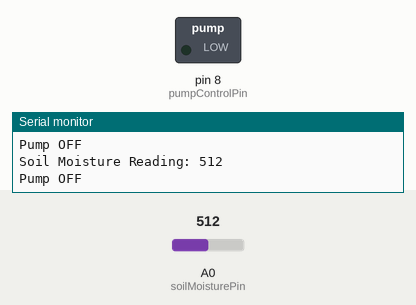
Recording of a sketch running on a simulated Arduino Uno, built with avr-gcc and run on an emulated ATmega328P. On the bench: switched loads named in the sketch (green lamp = pin HIGH), the last lines printed to the serial monitor. Inputs (shaded band) come from the test bench; at power-on: A0 (soilMoisturePin) = 512.

Above: at 1.8 s.
1.9 s: A0 (soilMoisturePin) set to 1011
3.4 s: A0 (soilMoisturePin) set to 1020
At 4.6 s:
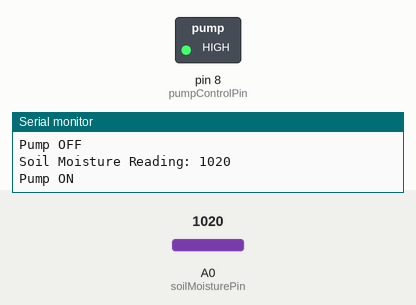
5.5 s: A0 (soilMoisturePin) set to 900
At 7.2 s:
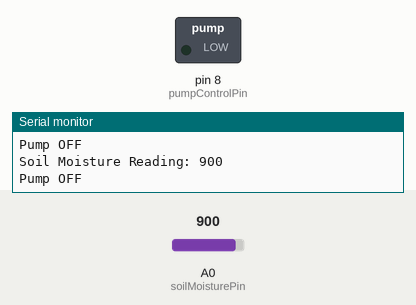
7.5 s: A0 (soilMoisturePin) set to 1023
At 8.9 s:
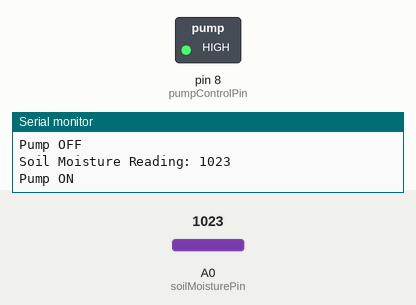
Timing chart, 0 to 10.5 s (numbered marks = the images above; inputs shaded):
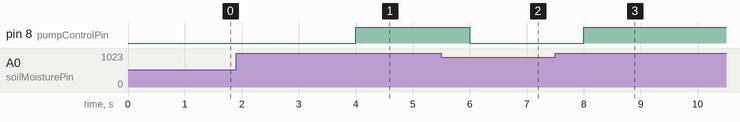

The sketch:

Soil_Moisture.ino
```cpp
// Pin Definitions
const int soilMoisturePin = A0; // Analog pin connected to sensor output
const int pumpControlPin = 8;   // Digital pin to control the MOSFET gate

// Moisture Threshold
// Lower values = drier soil. Tune this based on your sensor readings.
const int moistureThreshold = 1020;

void setup() {
  pinMode(pumpControlPin, OUTPUT); // Set pump control pin as output
  digitalWrite(pumpControlPin, LOW); // Make sure pump is off at start
  Serial.begin(9600); // Initialize serial monitor for debugging
}

void loop() {
  int moistureValue = analogRead(soilMoisturePin); // Read analog value from sensor

  // Print moisture value to Serial Monitor
  Serial.print("Soil Moisture Reading: ");
  Serial.println(moistureValue);

  // Compare with threshold
  if (moistureValue < moistureThreshold) {
    digitalWrite(pumpControlPin, LOW); // Soil is dry: turn ON pump
    Serial.println("Pump OFF");
  } else {
    digitalWrite(pumpControlPin, HIGH);  // Soil is wet: turn OFF pump
    Serial.println("Pump ON");
  }

  delay(1000); // Wait 1 second before next reading
}
```

Measured:
- the behaviour switches between 1019 and 1020 on A0 (soilMoisturePin) (found by bisection; images 0 and 1)
- after the input at 3.4 s, pin 8 (pumpControlPin): LOW → HIGH after 0.60 s
- after the input at 5.5 s, pin 8 (pumpControlPin): HIGH → LOW after 0.50 s
- after the input at 7.5 s, pin 8 (pumpControlPin): LOW → HIGH after 0.51 s
